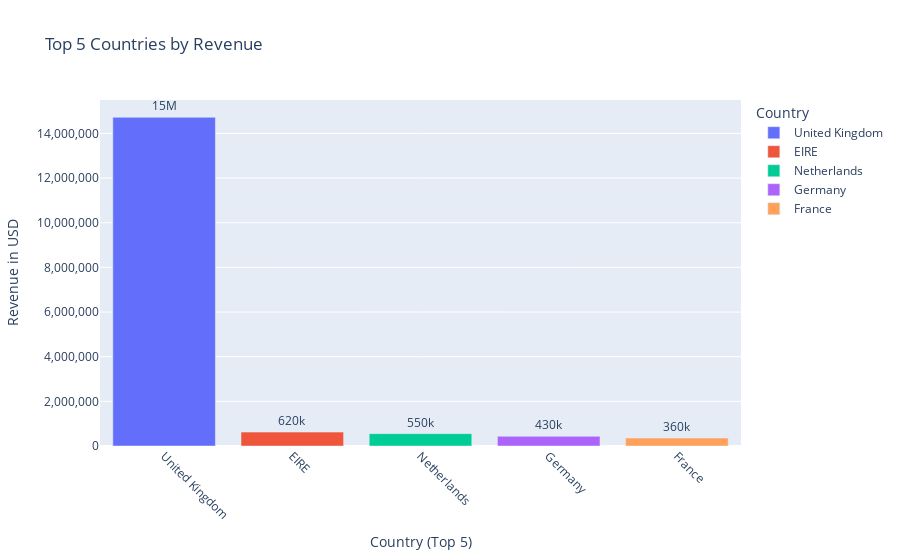

Write notebook code for a chart like this one.
### Code cell
fig = px.bar(top_countries.head(5),
             x='Country', y='Revenue',
             text='Revenue',
             color='Country',
             title='Top 5 Countries by Revenue')

fig.update_layout(
    xaxis_title="Country (Top 5)",
    yaxis_title="Revenue in USD",
    xaxis_tickangle=45,
    yaxis_tickformat=",",  # adds commas to big numbers
)

fig.update_traces(texttemplate='%{text:.2s}', textposition='outside')

fig.show()

### Figure 1 — Plotly figure (JSON) as saved in the notebook; plotly's stock layout.template omitted (floating-point values rounded to 4 significant figures)
{"data": [{"hovertemplate": "Country=%{x}<br>Revenue=%{text}<extra></extra>", "legendgroup": "United Kingdom", "marker": {"color": "#636efa", "pattern": {"shape": ""}}, "name": "United Kingdom", "orientation": "v", "showlegend": true, "text": [14720000.0], "textposition": "outside", "texttemplate": "%{text:.2s}", "type": "bar", "x": ["United Kingdom"], "xaxis": "x", "y": [14720000.0], "yaxis": "y"}, {"hovertemplate": "Country=%{x}<br>Revenue=%{text}<extra></extra>", "legendgroup": "EIRE", "marker": {"color": "#EF553B", "pattern": {"shape": ""}}, "name": "EIRE", "orientation": "v", "showlegend": true, "text": [621600.0], "textposition": "outside", "texttemplate": "%{text:.2s}", "type": "bar", "x": ["EIRE"], "xaxis": "x", "y": [621600.0], "yaxis": "y"}, {"hovertemplate": "Country=%{x}<br>Revenue=%{text}<extra></extra>", "legendgroup": "Netherlands", "marker": {"color": "#00cc96", "pattern": {"shape": ""}}, "name": "Netherlands", "orientation": "v", "showlegend": true, "text": [554200.0], "textposition": "outside", "texttemplate": "%{text:.2s}", "type": "bar", "x": ["Netherlands"], "xaxis": "x", "y": [554200.0], "yaxis": "y"}, {"hovertemplate": "Country=%{x}<br>Revenue=%{text}<extra></extra>", "legendgroup": "Germany", "marker": {"color": "#ab63fa", "pattern": {"shape": ""}}, "name": "Germany", "orientation": "v", "showlegend": true, "text": [431300.0], "textposition": "outside", "texttemplate": "%{text:.2s}", "type": "bar", "x": ["Germany"], "xaxis": "x", "y": [431300.0], "yaxis": "y"}, {"hovertemplate": "Country=%{x}<br>Revenue=%{text}<extra></extra>", "legendgroup": "France", "marker": {"color": "#FFA15A", "pattern": {"shape": ""}}, "name": "France", "orientation": "v", "showlegend": true, "text": [355300.0], "textposition": "outside", "texttemplate": "%{text:.2s}", "type": "bar", "x": ["France"], "xaxis": "x", "y": [355300.0], "yaxis": "y"}], "layout": {"barmode": "relative", "legend": {"title": {"text": "Country"}, "tracegroupgap": 0}, "title": {"text": "Top 5 Countries by Revenue"}, "xaxis": {"anchor": "y", "categoryarray": ["United Kingdom", "EIRE", "Netherlands", "Germany", "France"], "categoryorder": "array", "domain": [0, 1], "tickangle": 45, "title": {"text": "Country (Top 5)"}}, "yaxis": {"anchor": "x", "domain": [0, 1], "tickformat": ",", "title": {"text": "Revenue in USD"}}}}
